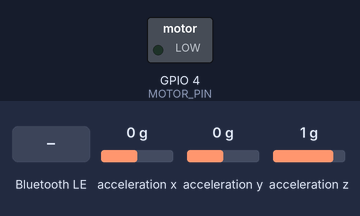
Simulated run of this sketch. Board: Seeed XIAO ESP32-C3. Shown: switched loads named in the sketch (green lamp = pin HIGH). Inputs (shaded band) come from the test bench; at power-on: acceleration x 0 g, acceleration y 0 g, acceleration z 1 g. Nothing arrives over Bluetooth unless stated; a phone connects over Bluetooth LE 3 s after start; what the sketch prints to the serial monitor is not drawn.

Above: at 2.2 s.
2.3 s: Bluetooth LE write "buzz:2" received
At 2.5 s:
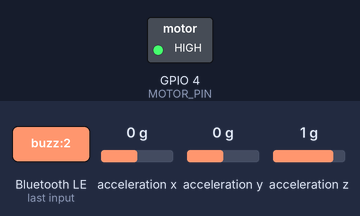
4.2 s: Bluetooth LE write "buzz:2" received
Timing chart, 0 to 7.2 s (numbered marks = the images above; inputs shaded):
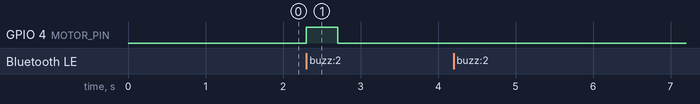

Measured:
- after the input at 2.3 s, GPIO 4 (MOTOR_PIN): LOW → HIGH at once, → LOW 0.40 s later
- after the input at 4.2 s, every drawn part: stays the same

The sketch:

G7Prototype2.ino
```cpp
/*
 * G7 Prototype 2 — ALIGN posture sensor
 *
 * HOW THE LINK WORKS
 * ------------------
 * There is deliberately no code here that "connects to the website", because a
 * BLE peripheral cannot do that. This board *advertises* — it announces itself
 * as "ALIGN" carrying service A11C0001 — and the browser is the side that
 * reaches out and connects. So the sketch's whole job is:
 *
 *   1. advertise, forever, whether or not anyone is listening
 *   2. hold a characteristic the browser can subscribe to (A11C0002)
 *   3. push pitch and roll into it ten times a second
 *   4. accept the two settings the site writes back (buzz duration, calibrate)
 *
 * Flash this, then press Connect on the website. Nothing else is needed.
 *
 * Board:   ESP32-C3 (SDA 6 / SCL 7, as on a XIAO ESP32-C3)
 * Sensor:  LSM6DS3 at 0x6B — SparkFun LSM6DS3 library
 * Motor:   GPIO 4
 *
 * The UUIDs must match web/js/protocol.js.
 */

#include <Wire.h>
#include <SparkFunLSM6DS3.h>
#include <math.h>

#include <BLEDevice.h>
#include <BLEServer.h>
#include <BLEUtils.h>

// Bluedroid cores need this descriptor before a client can subscribe; NimBLE
// cores add it themselves and don't ship the header.
#if __has_include(<BLE2902.h>)
  #include <BLE2902.h>
  #define ALIGN_HAS_BLE2902 1
#endif

// ---------------------------------------------------------------- pins

const int MOTOR_PIN = 4;
const int SDA_PIN   = 6;
const int SCL_PIN   = 7;

// An ADC pin on a battery divider, or -1 to report "unknown" to the site.
const int BATTERY_PIN = -1;

// ---------------------------------------------------------------- settings

const float TILT_THRESHOLD = 15.0;          // degrees off upright = bad posture
const unsigned long NOTIFY_INTERVAL = 100;  // ms between readings (10 Hz)

// Buzz once posture has been bad this long, then hold off this long.
const unsigned long BAD_POSTURE_GRACE_MS = 3000;
const unsigned long BUZZ_COOLDOWN_MS     = 10000;
// Hard ceiling on a single buzz, whatever the website asks for.
const unsigned long MAX_BUZZ_MS          = 5000;

// 0 = raw readings, 0.9 = heavily smoothed.
const float SMOOTHING = 0.75;

// ---------------------------------------------------------------- BLE contract

#define SERVICE_UUID   "A11C0001-7E9C-4D2B-9B3A-2F5C9D1E0001"
#define POSTURE_UUID   "A11C0002-7E9C-4D2B-9B3A-2F5C9D1E0002"
#define BUZZ_UUID      "A11C0003-7E9C-4D2B-9B3A-2F5C9D1E0003"
#define COMMAND_UUID   "A11C0004-7E9C-4D2B-9B3A-2F5C9D1E0004"

static const char *DEVICE_NAME = "ALIGN";

// ---------------------------------------------------------------- state

LSM6DS3 imu(I2C_MODE, 0x6B);
bool imuPresent = false;

BLEServer *bleServer = nullptr;
BLECharacteristic *postureChar = nullptr;
bool sawClientWrite = false;

float pitch = 0, roll = 0;              // degrees, smoothed
float basePitch = 0, baseRoll = 0;      // upright reference from calibration
// Nothing buzzes until the website has told us what upright means. Without
// this, a board lying on a desk reads ~100 degrees "off upright" against a
// baseline of zero and vibrates forever.
bool calibrated = false;
uint8_t buzzSeconds = 5;                // the site overrides this on connect
uint16_t sequence = 0;

unsigned long previousMillis = 0;
unsigned long lastPrintMs = 0;
unsigned long badSinceMs = 0;
unsigned long lastBuzzMs = 0;
unsigned long buzzUntilMs = 0;

// ---------------------------------------------------------------- sensor

// Pitch and roll in degrees, from the accelerometer alone.
//
// The original prototype reduced tilt to one number — atan2(sqrt(ax²+ay²), az)
// — which says how far off vertical you are but not which way. The site needs
// both: pitch drives the gauge, and the sign of roll is what the
// "Left or Right?" card reads.
//
// If left and right come out swapped, negate rollDeg. If leaning forward reads
// as leaning back, negate pitchDeg.
void readTilt() {
  if (!imuPresent) {
    // No sensor answering — sweep in and out of bad posture so the link can
    // still be tested end to end.
    static float t = 0;
    t += NOTIFY_INTERVAL / 1000.0;
    pitch = 12.0 + sin(t / 14.0) * 13.0 + sin(t / 2.3) * 2.5;
    roll = sin(t / 21.0) * 9.0 + cos(t / 3.1) * 1.5;
    return;
  }

  float ax = imu.readFloatAccelX();
  float ay = imu.readFloatAccelY();
  float az = imu.readFloatAccelZ();

  float pitchDeg = atan2(-ax, sqrt(ay * ay + az * az)) * 180.0 / PI;
  float rollDeg  = atan2(ay, az) * 180.0 / PI;

  pitch = SMOOTHING * pitch + (1 - SMOOTHING) * pitchDeg;
  roll  = SMOOTHING * roll  + (1 - SMOOTHING) * rollDeg;
}

float deviation() {
  float dp = pitch - basePitch;
  float dr = roll - baseRoll;
  return sqrt(dp * dp + dr * dr);
}

uint8_t batteryPercent() {
  if (BATTERY_PIN < 0) return 255;      // 255 = unknown; the site hides it

  int raw = analogRead(BATTERY_PIN);
  float volts = (raw / 4095.0) * 3.3 * 2.0;
  float pct = (volts - 3.0) / (4.2 - 3.0) * 100.0;
  if (pct < 0) pct = 0;
  if (pct > 100) pct = 100;
  return (uint8_t)pct;
}

// ---------------------------------------------------------------- BLE

class ServerCallbacks : public BLEServerCallbacks {
  void onConnect(BLEServer *server) override {
    Serial.println("Website connected.");
  }
  void onDisconnect(BLEServer *server) override {
    Serial.println("Website disconnected — advertising again.");
    server->startAdvertising();
  }
};

// `auto` keeps this compiling on cores that return std::string and on those
// that return Arduino String.
class BuzzCallbacks : public BLECharacteristicCallbacks {
  void onWrite(BLECharacteristic *characteristic) override {
    auto value = characteristic->getValue();
    if (value.length() == 0) return;
    sawClientWrite = true;

    if (value.length() == 1 && (uint8_t)value[0] <= 60) {
      buzzSeconds = (uint8_t)value[0];        // raw byte from the website
    } else {
      for (size_t i = 0; i < value.length(); i++) {   // or text: "buzz:2"
        if (value[i] >= '0' && value[i] <= '9') {
          buzzSeconds = (uint8_t)(value[i] - '0');
          break;
        }
      }
    }
    Serial.print("Buzz set to ");
    Serial.print(buzzSeconds);
    Serial.println("s");
  }
};

class CommandCallbacks : public BLECharacteristicCallbacks {
  void onWrite(BLECharacteristic *characteristic) override {
    auto value = characteristic->getValue();
    if (value.length() == 0) return;
    sawClientWrite = true;

    uint8_t code = (uint8_t)value[0];
    if (code == 'c' || code == 'C') code = 0x01;   // "calibrate"
    if (code == 'b' || code == 'B') code = 0x02;   // "buzz-test"

    switch (code) {
      case 0x01:
        basePitch = pitch;
        baseRoll = roll;
        calibrated = true;
        Serial.println("Calibrated: this is upright.");
        break;
      case 0x02:
        buzzUntilMs = millis() + 400;
        digitalWrite(MOTOR_PIN, HIGH);
        break;
    }
  }
};

void startBLE() {
  BLEDevice::init(DEVICE_NAME);
  bleServer = BLEDevice::createServer();
  bleServer->setCallbacks(new ServerCallbacks());

  BLEService *service = bleServer->createService(SERVICE_UUID);

  postureChar = service->createCharacteristic(
      POSTURE_UUID, BLECharacteristic::PROPERTY_NOTIFY | BLECharacteristic::PROPERTY_READ);
#ifdef ALIGN_HAS_BLE2902
  postureChar->addDescriptor(new BLE2902());
#endif

  BLECharacteristic *buzz = service->createCharacteristic(
      BUZZ_UUID, BLECharacteristic::PROPERTY_WRITE | BLECharacteristic::PROPERTY_READ);
  buzz->setCallbacks(new BuzzCallbacks());

  BLECharacteristic *command = service->createCharacteristic(
      COMMAND_UUID, BLECharacteristic::PROPERTY_WRITE);
  command->setCallbacks(new CommandCallbacks());

  service->start();

  BLEAdvertising *advertising = BLEDevice::getAdvertising();
  // The site filters the chooser on this UUID, so it must be in the
  // advertisement itself, not only in the GATT table.
  advertising->addServiceUUID(SERVICE_UUID);
  advertising->setScanResponse(true);
  advertising->setMinPreferred(0x06);
  advertising->setMinPreferred(0x12);
  BLEDevice::startAdvertising();
}

// The 8-byte packet web/js/protocol.js decodes:
//   [0..1] int16 pitch x100   [2..3] int16 roll x100
//   [4] uint8 battery %       [5] uint8 flags
//   [6..7] uint16 sequence
void notifyPosture() {
  if (postureChar == nullptr) return;

  int16_t p = (int16_t)round(pitch * 100.0);
  int16_t r = (int16_t)round(roll * 100.0);

  uint8_t packet[8];
  packet[0] = p & 0xFF;
  packet[1] = (p >> 8) & 0xFF;
  packet[2] = r & 0xFF;
  packet[3] = (r >> 8) & 0xFF;
  packet[4] = batteryPercent();
  packet[5] = (millis() < buzzUntilMs) ? 0x01 : 0x00;
  packet[6] = sequence & 0xFF;
  packet[7] = (sequence >> 8) & 0xFF;
  sequence++;

  postureChar->setValue(packet, sizeof(packet));
  // Unconditional on purpose: notify() is a no-op with no subscriber, and any
  // "are we connected?" flag of our own can disagree with the BLE stack.
  postureChar->notify();
}

// ---------------------------------------------------------------- buzzing

// Non-blocking. The prototype's delay(5000) would freeze Bluetooth for the
// whole buzz.
void updateBuzz(unsigned long now) {
  if (buzzUntilMs != 0 && now >= buzzUntilMs) {
    digitalWrite(MOTOR_PIN, LOW);
    buzzUntilMs = 0;
  }
  if (buzzSeconds == 0) return;
  if (!calibrated) return;        // no baseline yet — nothing to compare against

  if (deviation() < TILT_THRESHOLD) {
    badSinceMs = 0;
    return;
  }
  if (badSinceMs == 0) {
    badSinceMs = now;
    return;
  }
  if (now - badSinceMs < BAD_POSTURE_GRACE_MS) return;
  if (now - lastBuzzMs < BUZZ_COOLDOWN_MS) return;

  Serial.println("Bad posture — buzzing.");
  lastBuzzMs = now;
  unsigned long duration = (unsigned long)buzzSeconds * 1000UL;
  if (duration > MAX_BUZZ_MS) duration = MAX_BUZZ_MS;
  buzzUntilMs = now + duration;
  digitalWrite(MOTOR_PIN, HIGH);
}

// ---------------------------------------------------------------- diagnostics

// The BLE library refuses to send a notification while it believes no client is
// connected, so this number is the one that matters: if a browser is attached
// and it still reads 0, the stack itself is dropping the connection event and
// no sketch change can push data out.
void printStatus() {
  Serial.print("pitch ");
  Serial.print(pitch, 1);
  Serial.print("  roll ");
  Serial.print(roll, 1);
  Serial.print("  off upright ");
  Serial.print(deviation(), 1);
  Serial.print("  | BLE clients=");
  Serial.print(bleServer ? bleServer->getConnectedCount() : 0);

  Serial.print(" notifyEnabled=");
#ifdef ALIGN_HAS_BLE2902
  BLE2902 *cccd = (BLE2902 *)postureChar->getDescriptorByUUID((uint16_t)0x2902);
  Serial.print(cccd == nullptr ? "?" : (cccd->getNotifications() ? "yes" : "no"));
#else
  Serial.print("n/a");
#endif

  Serial.print(" writes=");
  Serial.print(sawClientWrite ? "yes" : "no");
  Serial.print(" calibrated=");
  Serial.println(calibrated ? "yes" : "no");
}

// ---------------------------------------------------------------- sketch

void setup() {
  Serial.begin(115200);
  delay(1000);

  Wire.begin(SDA_PIN, SCL_PIN);
  pinMode(MOTOR_PIN, OUTPUT);
  digitalWrite(MOTOR_PIN, LOW);

  imuPresent = (imu.begin() == 0);
  Serial.println(imuPresent
      ? "LSM6DS3 ready: streaming real tilt."
      : "LSM6DS3 not found on SDA 6 / SCL 7 — streaming a demo sweep instead.");

  startBLE();
  Serial.print("Advertising as \"");
  Serial.print(DEVICE_NAME);
  Serial.println("\" — open the ALIGN website and press Connect.");
}

void loop() {
  unsigned long now = millis();
  if (now - previousMillis < NOTIFY_INTERVAL) return;
  previousMillis = now;

  readTilt();
  updateBuzz(now);
  notifyPosture();

  if (now - lastPrintMs >= 1000) {
    lastPrintMs = now;
    printStatus();
  }
}
```
